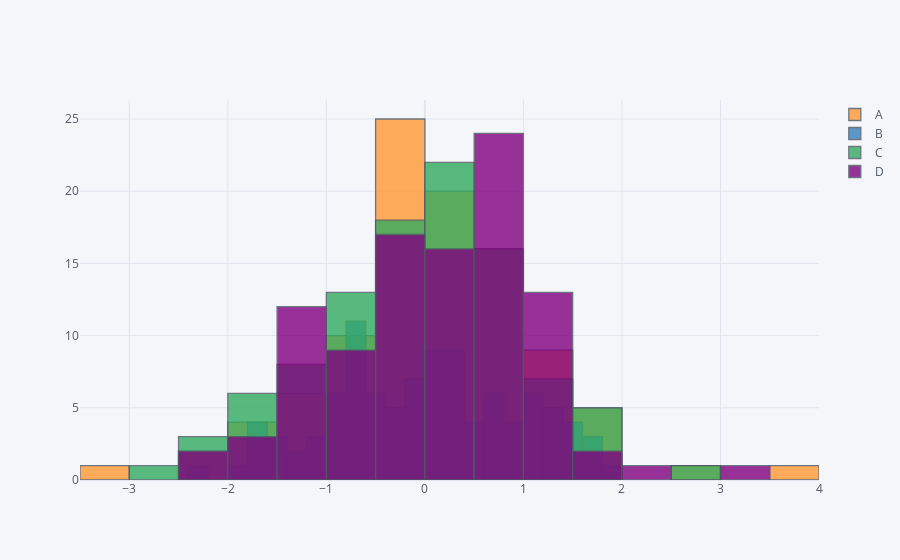

Here is the notebook cell this chart was saved with:
### Code cell
df.iplot(kind='hist', bins=25)
